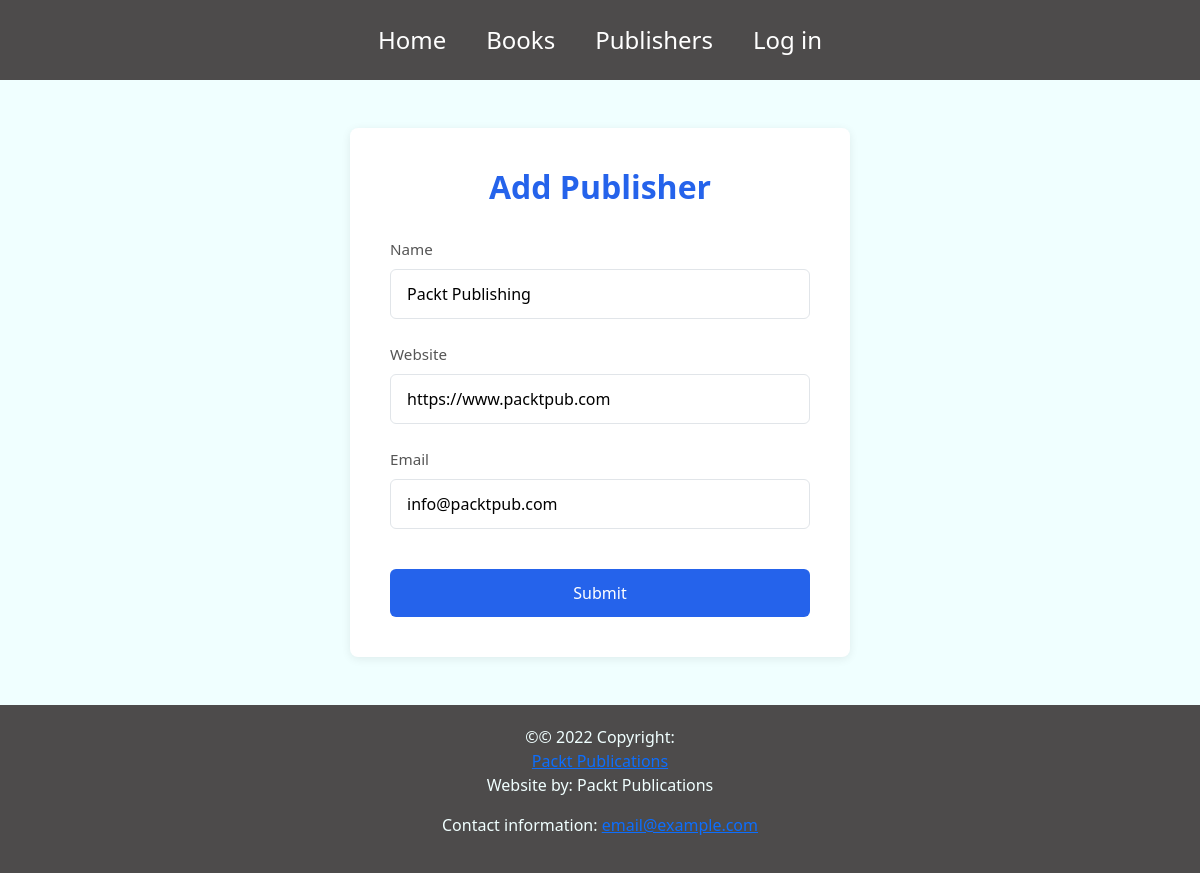
Page /publishers/1/ on the earlier database version.
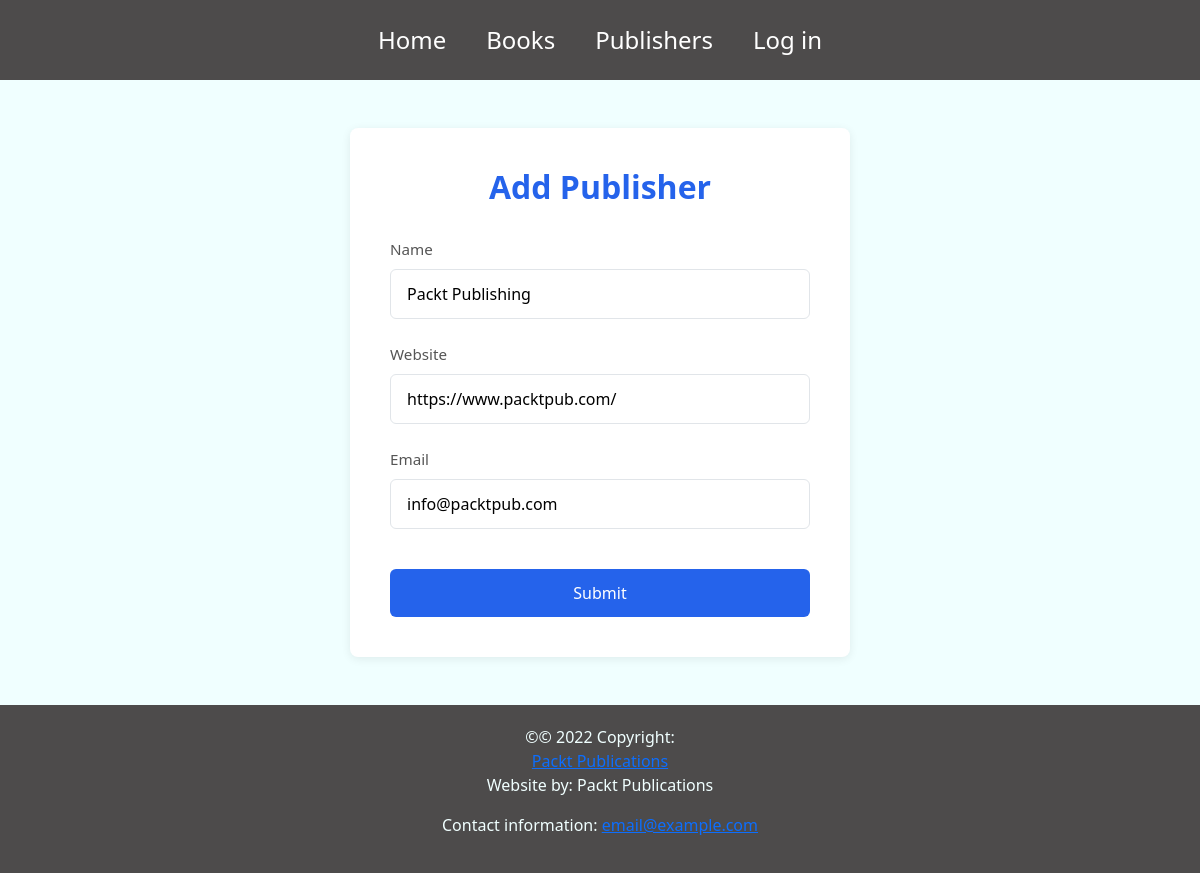
Same page on the later database version.
### reviews/models.py (models this page shows, shortened)
class Publisher(models.Model):
    name = models.CharField(
        max_length=50,
        help_text='The name of the Publisher'
    )
    website = models.URLField(
        help_text='The Publisher`s website'
    )
    email = models.EmailField(
        help_text='The Publisher email address'
    )

### publishers/views.py (the view)
# urls.py: path('publishers/<int:pk>/', views.publisher_edit, name='publisher_edit'),
def publisher_edit(request, pk=None):
    if pk is not None:
        publisher = get_object_or_404(Publisher, pk=pk)
    else:
        publisher = None
    if request.method == 'POST':
        form = PublisherForm(request.POST, instance=publisher)
        if form.is_valid():
            updated_publisher = form.save()
            if publisher is None:
                messages.success(request, f'Publisher {updated_publisher} was successfully created')
            else:
                messages.success(request, f'Publisher {updated_publisher} was successfully updated')
            return redirect('publisher_edit', updated_publisher.pk)
    else:
        form = PublisherForm(instance=publisher)
    return render(request, 'publishers/publishers.html', {'form':form})

### publishers/forms.py
class PublisherForm(forms.ModelForm):
    class Meta:
        model = Publisher
        fields = '__all__'

### publishers/templates/publishers/publishers.html (shortened to what this page needs)
{% extends 'base.html' %}
{% load static %}
{% block head %}
    <link rel="stylesheet" href="{% static 'publishers\styles\main.css' %}">
{% endblock %}
{% block content%}
<div class="publisher-form-container">
    <h1 class="form-title">Add Publisher</h1>
    <form action="" method="post">
        <div class="form-group{% if form.name.errors %} error{% endif %}">
            <label for="id_name">{{ form.name.label }}</label>
            {{ form.name }}
        </div>
        <div class="form-group{% if form.website.errors %} error{% endif %}">
            <label for="id_website">{{ form.website.label }}</label>
            {{ form.website }}
        </div>
        <div class="form-group{% if form.email.errors %} error{% endif %}">
            <label for="id_email">{{ form.email.label }}</label>
            {{ form.email }}
        </div>
        <button type="submit" class="submit-button">Submit</button>
    </form>
</div>
{% endblock %}

Differences in the rows shown:
changed Publisher "Packt Publishing": website "https://www.packtpub.com" → "https://www.packtpub.com/"
